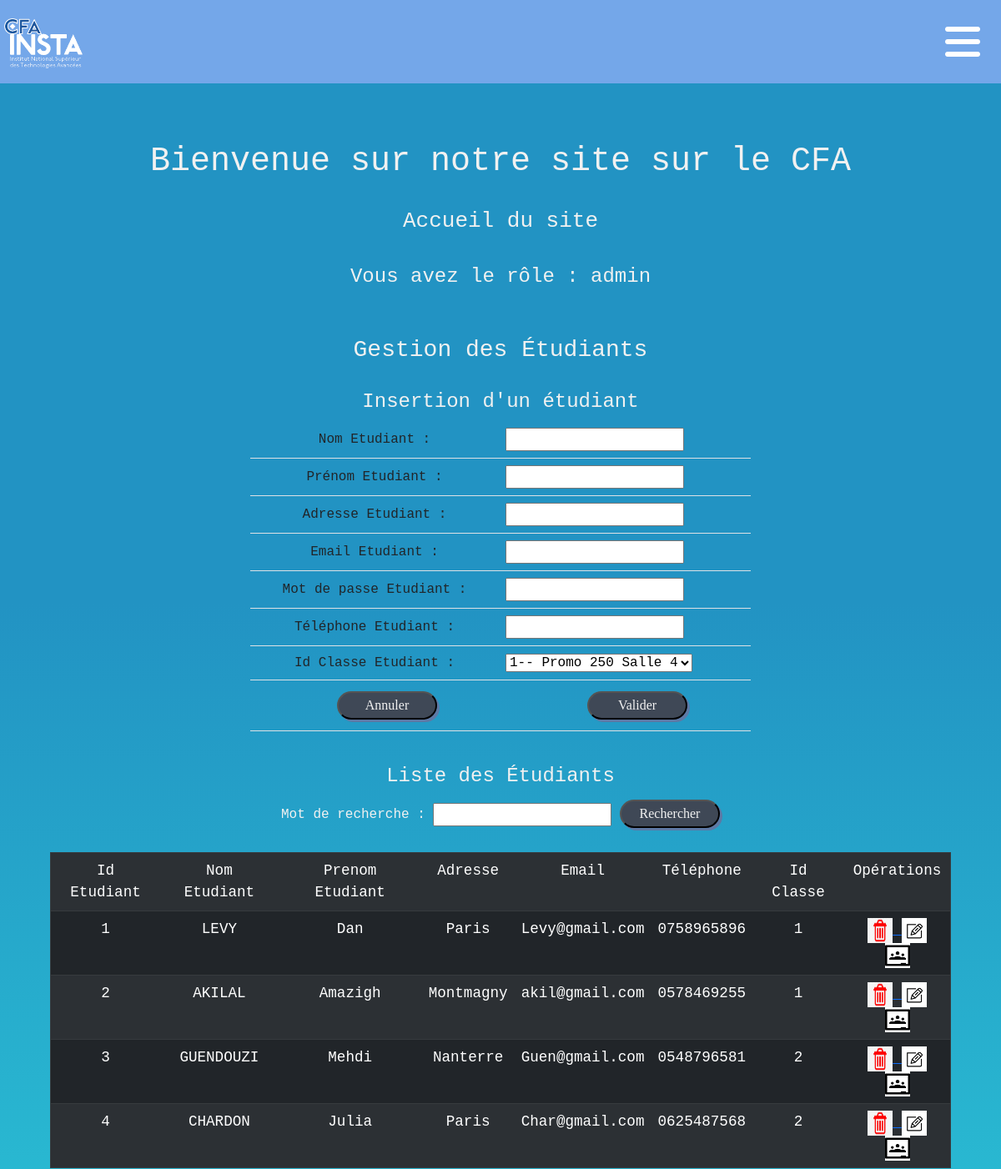
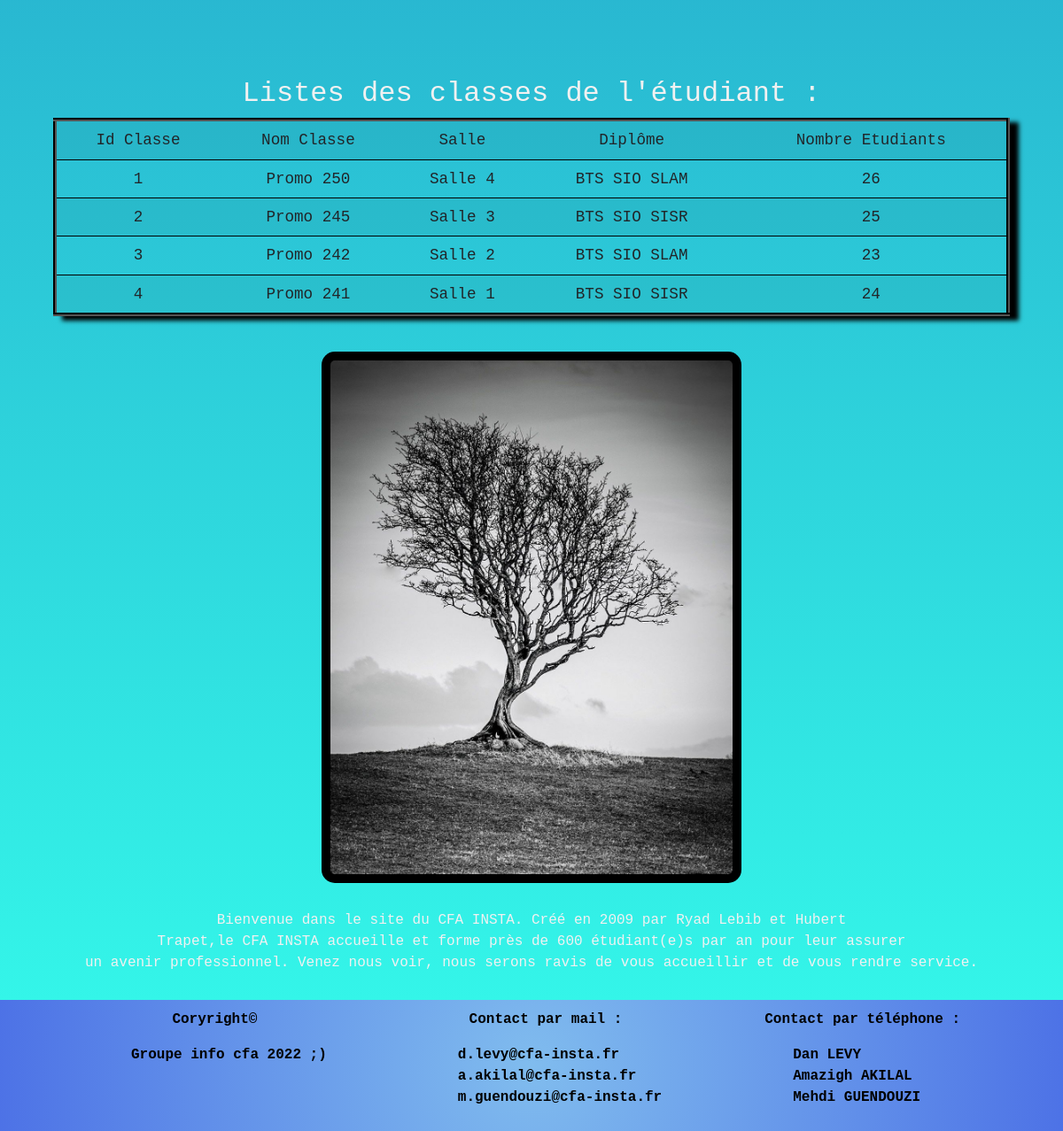
The app's page /home.php?page=2 (signed in) with its own data (2 pictures, top to bottom).
### tables this page shows
create table etudiant(
    idetudiant int(3) not null auto_increment,
    nom varchar(50) not null,
    prenom varchar(50) not null,
    adresse varchar(50),
    email varchar(50) not null,
    mdp varchar(50) not null,
    tel varchar(50),
    idclasse int(3) not null,
    primary key (idetudiant),
    foreign key(idclasse) references classe(idclasse)
);

create table classe(
    idclasse int(3) not null auto_increment,
    nomClasse varchar(50) not null,
    salle varchar(50) not null,
    diplome varchar(50),
    nbEtudiants int(3) not null,
    primary key (idclasse)
);

### fonctions/fonctions.php (called while the page is built, shortened)
<?php
     function connexion ()
     {
        $con = mysqli_connect("localhost", "root", "", "groupe_cfa_250");
         return $con;
     }
function selectAllClasses (){
    $requete = "select * from classe; ";
    $con = connexion();
    if ($con){
        $lesClasses = mysqli_query($con, $requete);
    }
    else{
        return null;
    }
    return $lesClasses;
}
function selectAllEtudiants (){
    $requete = "select * from etudiant; ";
    $con = connexion();
    if ($con){
        $lesEtudiants = mysqli_query($con, $requete);
    }
    else{
        return null;
    }
    return $lesEtudiants;
}
?>

### vues/vue_les_etudiants.php (the view, shortened to what this page needs)
<h4> Liste des Étudiants </h4>
<form method="post" action="">
    Mot de recherche :
    <input type="text" name="mot">
    <input class="boutonP" type="submit" name="Rechercher" value="Rechercher">
</form>
<br />
<div style="width: 90%;">
    <table class="table table-hover table-striped table-dark table_inline_flex" border="1">
        <tr>
            <td class="text-center align-midlle"> Id Etudiant</td>
            <td class="text-center align-midlle"> Nom Etudiant</td>
            <td class="text-center align-midlle"> Prenom Etudiant</td>
            <td class="text-center align-midlle"> Adresse</td>
            <td class="text-center align-midlle"> Email</td>
            <td class="text-center align-midlle"> Téléphone</td>
            <td class="text-center align-midlle"> Id Classe</td>
            <td class="text-center align-midlle"> Opérations</td>
        </tr>
        <?php
        foreach ($lesEtudiants as $unEtudiant) {
            echo "<tr>";
            echo "<td class='text-center align-midlle'>" . $unEtudiant['idetudiant'] . "</td>";
            echo "<td class='text-center align-midlle'>" . $unEtudiant['nom'] . "</td>";
            echo "<td class='text-center align-midlle'>" . $unEtudiant['prenom'] . "</td>";
            echo "<td class='text-center align-midlle'>" . $unEtudiant['adresse'] . "</td>";
            echo "<td class='text-center align-midlle'>" . $unEtudiant['email'] . "</td>";
            echo "<td class='text-center align-midlle'>" . $unEtudiant['tel'] . "</td>";
            echo "<td class='text-center align-midlle'>" . $unEtudiant['idclasse'] . "</td>";
            echo "<td class='text-center align-midlle'>";
            if(isset($_SESSION['email']) and $_SESSION['role'] == "admin"){
            echo "<a href='home.php?page=2&action=sup&idetudiant=" . $unEtudiant['idetudiant'] . "'>";
            echo "<img src = 'images/delete.png' height = '30' width = '30'> ";
            echo "</a>";
            echo "<a href='home.php?page=2&action=edit&idetudiant=" . $unEtudiant['idetudiant'] . "'>";
            echo "<img src = 'images/edit.png' height = '30' width = '30'> ";
            echo "</a>";
             }
            echo "<a href='home.php?page=2&action=classe&idetudiant=" . $unEtudiant['idetudiant'] . "'>";
            echo "<img src = 'images/classe.png' height = '30' width = '30' style='object-fit: cover;'> ";
            echo "</a>";
            echo "</td>";
            echo "</tr>";
        }
        ?>
    </table>
</div> <br />

### home.php (shortened to what this page needs)
<?php
require_once('./fonctions/fonctions.php')
?>
<!DOCTYPE html>
<html lang="en">
<head>
    <link rel="stylesheet" href="css/bootstrap.css">
    <link rel="stylesheet" href="https://cdnjs.cloudflare.com/ajax/libs/font-awesome/6.0.0-beta3/css/all.min.css" />
    <link rel="stylesheet" href="style1.css">
</head>
<body>
    <div class="container_navbar_smart">
        <div style="float: left;">
            <a href="home.php?page=0">
                <img style="height: 60px;" src="images/logo.png" />
            </a>
        </div>
        <div class="toggle_burger" style="float: right;">
            <i class="fas fa-bars ouvrir"></i>
        </div>
    </div>
    <center>
        <h1>Bienvenue sur notre site sur le CFA</h1><br />
        <h3 style="font-size: 26px;">Accueil du site</h3>
        <h4>
            <?php
            echo '<br />Vous avez le rôle : ' . $_SESSION['role'];
            ?>
        </h4>
        <?php
        if (isset($_GET["page"])) {
            $page = $_GET["page"];
        } else {
            $page = 0;
        }
        switch ($page) {
            case 2:
                require_once("g_etudiant.php");
                break;
        }
        ?>
        <img class="img_accueil" style="object-fit: cover; background-color: black; padding: 10px; border-radius: 15px; margin-bottom: 30px;" src="images/background_tree.jpeg">
        <br />
        <p>
            Bienvenue dans le site du CFA INSTA. Créé en 2009 par Ryad Lebib et Hubert
            </br>Trapet,le CFA INSTA accueille et forme près de 600 étudiant(e)s par an pour leur assurer
            </br>un avenir professionnel. Venez nous voir, nous serons ravis de vous accueillir et de vous rendre service.
        </p>
    </center>
    <footer class="responsive_footer" style="margin-top: 30px;">
        <div class="d-flex justify-content-evenly respon_li">
            <div>
                <p class="text-center">Coryright©
                <ul>
                    <li>Groupe info cfa 2022 ;)</li>
                </ul>
                </p>
            </div>
            <div>
                <p class="text-center">Contact par mail :
                <ul>
                    <li><a href="mailto:d.levy@cfa-insta.fr">d.levy@cfa-insta.fr</a></li>
                    <li><a href="mailto:a.akilal@cfa-insta.fr">a.akilal@cfa-insta.fr</a></li>
                    <li><a href="mailto:m.guendouzi@cfa-insta.fr">m.guendouzi@cfa-insta.fr</a></li>
                </ul>
                </p>
            </div>
            <div>
                <p class="text-center">Contact par téléphone :
                <ul>
                    <li><a href="tel:+33781267866">Dan LEVY</a></li>
                    <li><a href="tel:+33605743353">Amazigh AKILAL</a></li>
                    <li><a href="tel:+33767669505">Mehdi GUENDOUZI</a></li>
                </ul>
                </p>
            </div>
        </div>
    </footer>
</body>
</html>

### g_etudiant.php (shortened to what this page needs)
<h3>Gestion des Étudiants</h3>
<?php
$lesEtudiants = null;
$lEtudiant = null;
$lesClasses = selectAllClasses();
if (isset($_SESSION['email']) and $_SESSION['role'] == "admin") {
    require_once("vues/vue_insert_etudiant.php");
}
if (isset($_POST['Rechercher'])) {
    $mot = $_POST['mot'];
    $lesEtudiants = searchEtudiants($mot);
} else {
    $lesEtudiants = selectAllEtudiants();
}
require_once("vues/vue_les_etudiants.php");
echo "<br /> <br />";
    if ($lesClasses != null)
    {
        echo "<h2>Listes des classes de l'étudiant : </h2>";
        require_once ("vues/vue_les_classes_etudiants.php");
    }
?>

### vues/vue_insert_etudiant.php (shortened to what this page needs)
<h4>Insertion d'un étudiant</h4>
<form method="post" action="">
    <table class="table table-hover table_insert" border="0">
        <tr>
            <td class="align-middle text-center">Nom Etudiant :</td>
            <td>
                <input type="text" name="nom" required value="<?php if($lEtudiant != null) echo $lEtudiant['nom']; ?>">
            </td>
        </tr>
        <tr>
            <td class="align-middle text-center">Prénom Etudiant :</td>
            <td>
                <input type="text" name="prenom" required value="<?php if($lEtudiant != null) echo $lEtudiant['prenom']; ?>">
            </td>
        </tr>
        <tr>
            <td class="align-middle text-center">Adresse Etudiant :</td>
            <td>
                <input type="text" name="adresse" required value="<?php if($lEtudiant != null) echo $lEtudiant['adresse']; ?>">
            </td>
        </tr>
        <tr>
            <td class="align-middle text-center">Email Etudiant :</td>
            <td>
                <input type="email" name="email" required value="<?php if($lEtudiant != null) echo $lEtudiant['email']; ?>">
            </td>
        </tr>
        <tr>
            <td class="align-middle text-center">Mot de passe Etudiant :</td>
            <td>
                <input type="password" name="mdp" required value="<?php if($lEtudiant != null) echo $lEtudiant['mdp']; ?>">
            </td>
        </tr>
        <tr>
            <td class="align-middle text-center">Téléphone Etudiant :</td>
            <td>
                <input type="text" name="tel" value="<?php if($lEtudiant != null) echo $lEtudiant['tel']; ?>">
            </td>
        </tr>
        <tr>
            <td class="align-middle text-center">Id Classe Etudiant :</td>
            <td>
            <select name="idclasse">
                    <?php
                        foreach ($lesClasses as $uneClasse){
                            echo "<option value='".$uneClasse['idclasse']."'>";
                            echo $uneClasse['idclasse']."-- ".$uneClasse['nomClasse']."  ".$uneClasse['salle'];
                            echo "</option>";
                        }
                    ?>
                </select>
            </td>
        </tr>
        <tr>
            <td class="align-middle text-center">
                <input class="boutonP" type="reset" name="Annuler" value="Annuler">
            </td>
            <td class="align-middle text-center">
                <input class="boutonP" type="submit"    <?php
                 if ($lEtudiant != null) {
                    echo 'name = "Modifier" value = "Modifier"';
                } else {
                    echo 'name = "Valider" value = "Valider"';
                }
                ?> >
            </td>
        </tr>
    </table>
</form>

### vues/vue_les_classes_etudiants.php
<div style="width: 90%;">
    <table class="table table-striped table-hover table_inline_flex" border="4" style="box-shadow: 10px 5px 5px black; border-color: black;">
        <tr>
            <td class="font-weight-bold text-center align-midlle"> Id Classe </td>
            <td class="font-weight-bold text-center align-midlle"> Nom Classe </td>
            <td class="font-weight-bold text-center align-midlle"> Salle </td>
            <td class="font-weight-bold text-center align-midlle"> Diplôme </td>
            <td class="font-weight-bold text-center align-midlle"> Nombre Etudiants </td>
        </tr>
        <?php
        foreach ($lesClasses as $uneClasse) {
            echo "<tr>";
            echo "<td class='font-weight-bold text-center align-middle'>" . $uneClasse['idclasse'] . "</td>";
            echo "<td class='font-weight-bold text-center align-middle'>" . $uneClasse['nomClasse'] . "</td>";
            echo "<td class='font-weight-bold text-center align-middle'>" . $uneClasse['salle'] . "</td>";
            echo "<td class='font-weight-bold text-center align-middle'>" . $uneClasse['diplome'] . "</td>";
            echo "<td class='font-weight-bold text-center align-middle'>" . $uneClasse['nbEtudiants'] . "</td>";
            echo "</tr>";
        }
        ?>
    </table>
</div><br />

### style1.css (style rules this page uses)
* { margin: 0; padding: 0; }
.container_navbar_smart { display: none; }
@media all and (max-width: 1200px) { .img_accueil { height: 300px; } }
@media all and (max-width: 1200px) { .container_navbar_smart { display: block; width: 100%; background-color: #74A7E9; height: 100px; z-index: 100; min-width: 360px; font-size: 1.5rem; } }
@media all and (max-width: 1200px) { .container_navbar_smart img { position: relative; margin: 22px 5px; line-height: 100px; vertical-align: middle; z-index: 120; } }
@media all and (max-width: 1200px) { .container_navbar_smart i { position: absolute; font-size: 3rem; right: 5px; top: 0; cursor: pointer; color: #fff; z-index: 100; } }
@media all and (max-width: 1200px) { .toggle_burger i { position: relative; margin: 0 20px; line-height: 100px; vertical-align: middle; } }
@media all and (max-width: 1200px) { .ouvrir { display: block; z-index: 100; } }
body { background: linear-gradient(180deg, rgba(34, 147, 195, 1) 27%, rgba(45, 253, 235, 0.9626225490196079) 100%); background-size: cover; color: #F1F1F1; background-repeat: no-repeat; font-family: 'Roboto Mono', monospace; min-width: 360px; height: 100%; }
h1 { padding-top: 70px; }
ul { list-style-type: none; }
ul a { text-decoration: none; color: black; }
@media all and (min-width: 1036px) { .table_inline_flex { margin-right: 50px; font-size: 1.1em; } }
@media all and (min-width: 1036px) { .table_insert { width: 600px; } }
@media all and (min-width: 1036px) { footer { height: auto; bottom: 0; width: 100%; color: black; background: radial-gradient(circle, rgba(128, 188, 238, 1) 0%, rgba(77, 114, 230, 1) 100%); padding: 10px 0; font-weight: 700; } }
@media all and (min-width: 1036px) { .responsive_footer ul li, .responsive_footer a, .responsive_footer p { font-size: 1em; } }
@media all and (min-width: 1036px) { .img_accueil { height: 600px; } }
.boutonP { margin: 5px 0; border-radius: 30px; font-family: fantasy; background-color: #3F4856; color: #F1F1F1; width: 120px; padding: 3px; box-shadow: 3px 3px #5D79A5; }
.boutonP:first-child { margin-left: 30px; }

### records on screen
etudiant: idetudiant "1", nom "LEVY", prenom "Dan", adresse "Paris", email "Levy@gmail.com", tel "0758965896", idclasse "1"
etudiant: idetudiant "2", nom "AKILAL", prenom "Amazigh", adresse "Montmagny", email "akil@gmail.com", tel "0578469255", idclasse "1"
etudiant: idetudiant "3", nom "GUENDOUZI", prenom "Mehdi", adresse "Nanterre", email "Guen@gmail.com", tel "0548796581", idclasse "2"
etudiant: idetudiant "4", nom "CHARDON", prenom "Julia", adresse "Paris", email "Char@gmail.com", tel "0625487568", idclasse "2"
classe: idclasse "1", nomClasse "Promo 250", salle "Salle 4", diplome "BTS SIO SLAM", nbEtudiants "26"
classe: idclasse "2", nomClasse "Promo 245", salle "Salle 3", diplome "BTS SIO SISR", nbEtudiants "25"
classe: idclasse "3", nomClasse "Promo 242", salle "Salle 2", diplome "BTS SIO SLAM", nbEtudiants "23"
classe: idclasse "4", nomClasse "Promo 241", salle "Salle 1", diplome "BTS SIO SISR", nbEtudiants "24"

### other values on screen
$_SESSION['role'] "admin"
form field idclasse "1-- Promo 250 Salle 4"
